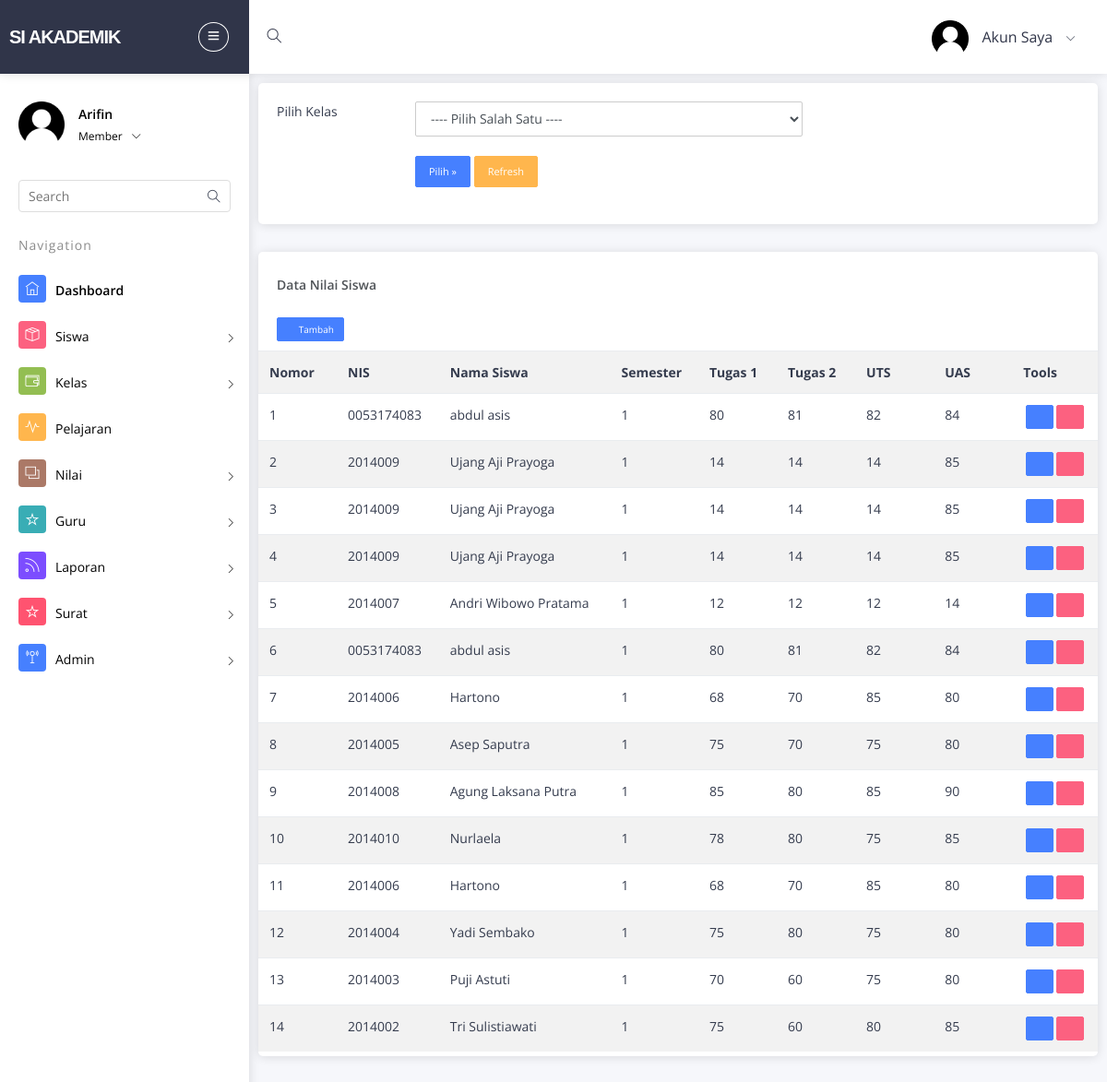
The page /admin/nilai (signed in) on the database its author committed.
### tables this page shows
CREATE TABLE `nilai` (
  `id` int(5) NOT NULL,
  `semester` int(2) NOT NULL,
  `kode_pelajaran` char(4) NOT NULL,
  `kode_guru` char(5) NOT NULL,
  `kode_kelas` char(4) NOT NULL,
  `kode_siswa` char(5) NOT NULL,
  `nilai_tugas1` int(4) NOT NULL,
  `nilai_tugas2` int(4) NOT NULL,
  `nilai_uts` int(4) NOT NULL,
  `nilai_uas` int(4) NOT NULL,
  `keterangan` varchar(100) NOT NULL
);

CREATE TABLE `siswa` (
  `kode_siswa` char(5) NOT NULL,
  `nis` varchar(20) NOT NULL,
  `nama_siswa` varchar(100) NOT NULL,
  `kelamin` varchar(20) NOT NULL,
  `agama` varchar(20) NOT NULL,
  `tempat_lahir` varchar(100) NOT NULL,
  `tanggal_lahir` date NOT NULL,
  `alamat` varchar(100) NOT NULL,
  `no_telepon` varchar(20) NOT NULL,
  `tahun_angkatan` char(4) NOT NULL,
  `status` enum('Aktif','Lulus','Keluar') NOT NULL,
  `username` varchar(30) NOT NULL,
  `password` varchar(50) NOT NULL,
  `gambar` varchar(500) NOT NULL
);

### admin/nilai.php (the view, shortened to what this page needs)
<?php
if (empty($_SESSION['username'])){
  header('location:../dashboard');
} else {
  ?>
  <!DOCTYPE html>
  <html lang="id">
  <head>
    <link rel="stylesheet" type="text/css" href="../assets/bower_components/bootstrap/css/bootstrap.min.css">
    <link rel="stylesheet" type="text/css" href="../assets/icon/font-awesome/css/font-awesome.min.css">
    <link rel="stylesheet" type="text/css" href="../assets/icon/themify-icons/themify-icons.css">
    <link rel="stylesheet" type="text/css" href="../assets/icon/icofont/css/icofont.min.css">
    <link rel="stylesheet" type="text/css" href="../assets/pages/menu-search/css/component.css">
    <link rel="stylesheet" type="text/css" href="../assets/bower_components/pnotify/css/pnotify.css">
    <link rel="stylesheet" type="text/css" href="../assets/bower_components/pnotify/css/pnotify.brighttheme.css">
    <link rel="stylesheet" type="text/css" href="../assets/bower_components/pnotify/css/pnotify.buttons.css">
    <link rel="stylesheet" type="text/css" href="../assets/bower_components/pnotify/css/pnotify.history.css">
    <link rel="stylesheet" type="text/css" href="../assets/bower_components/pnotify/css/pnotify.mobile.css">
    <link rel="stylesheet" type="text/css" href="../assets/pages/pnotify/notify.css">
    <link rel="stylesheet" type="text/css" href="../assets/css/style.css">
    <link rel="stylesheet" type="text/css" href="../assets/css/jquery.mCustomScrollbar.css">
    <link rel="stylesheet" type="text/css" href="../assets/css/custom.css">
  </head>
  <body>
    <div id="pcoded" class="pcoded">
      <div class="pcoded-container navbar-wrapper">
        <?php
        include 'menu2.php';
        ?>
<?php } ?>
<div class="pcoded-main-container">
  <div class="pcoded-wrapper">
    <?php
    include 'menu.php';
    ?>
    <?php
    $dataKelas    = isset($_POST['cmbKelas']) ? $_POST['cmbKelas'] : '';
    $dataPelajaran  = isset($_POST['cmbPelajaran']) ? $_POST['cmbPelajaran'] : '';
    $dataSemester = isset($_POST['cmbSemester']) ? $_POST['cmbSemester'] : '';
    $filterSQL  = "";
    if(isset($_POST['btnPilih1'])) {
      $filterSQL = " WHERE nilai.kode_kelas = '$dataKelas'";
    }
    elseif(isset($_POST['btnPilih2'])) {
      $filterSQL = " WHERE nilai.kode_kelas = '$dataKelas' AND nilai.kode_pelajaran = '$dataPelajaran'";
    }
    elseif(isset($_POST['btnPilih3'])) {
      $filterSQL = " WHERE nilai.kode_kelas = '$dataKelas' AND nilai.kode_pelajaran = '$dataPelajaran' AND nilai.semester = '$dataSemester'";
    }
    else {
      $filterSQL = "";
    }
    ?>
    <div class="pcoded-content">
      <div class="pcoded-inner-content">
        <div class="main-body">
          <form action='<?php $_SERVER['PHP_SELF']; ?>' target="_self" method="POST">
            <div class="card total-request-card">
              <div class="card-block">
                <div class="row" style="margin-bottom:20px">
                  <label class="col-sm-2 col-sm-2 control-label">Pilih Kelas</label>
                  <div class="col-xs-12 col-sm-6">
                    <select name="cmbKelas" id="cmbKelas"  class="form-control" required />
                    <option> ---- Pilih Salah Satu ---- </option>
                  </select><br />
                  <input name="btnPilih1" type="submit" class="btn btn-sm btn-primary" value="Pilih &raquo" />
                  <a href="nilai" class="btn btn-sm btn-warning"> Refresh </a>
                </div>
              </div>
            </div>
          </div>
        </form>
        <div class="card">
          <div class="card-header">
            <h5>Data Nilai Siswa</h5>
          </div>
          <div class="card-block table-border-style">
            <div class="button-panel" style="padding: 0px 20px 10px 20px;float:left">
              <a class="btn btn-primary btn-bordered btn-mini pull-right" href="input-nilai">
                <i class="icofont icofont-plus-circle"></i>Tambah</a>
              </div>
              <div class="table-responsive">
                <table class="table table-hover table-striped">
                <tr>
                  <th style="min-width:80px;white-space: inherit">Nomor </th>
                  <th style="min-width:80px;white-space: inherit">NIS </th>
                  <th style="min-width:80px;white-space: inherit">Nama Siswa </th>
                  <th style="min-width:80px;white-space: inherit">Semester </th>
                  <th style="min-width:80px;white-space: inherit">Tugas 1 </th>
                  <th style="min-width:80px;white-space: inherit">Tugas 2 </th>
                  <th style="min-width:80px;white-space: inherit">UTS </th>
                  <th style="min-width:80px;white-space: inherit">UAS </th>
                  <th style="min-width:80px;white-space: inherit">Tools </th>
                </tr>
                <?php
                $myQry = mysql_query("SELECT nilai.*, pelajaran.nama_pelajaran, siswa.nama_siswa, siswa.nis FROM nilai
                  LEFT JOIN pelajaran ON nilai.kode_pelajaran = pelajaran.kode_pelajaran
                  LEFT JOIN siswa ON nilai.kode_siswa = siswa.kode_siswa
                  $filterSQL ORDER BY semester, kode_pelajaran DESC");
                $nomor  = 0;
                while ($myData = mysql_fetch_array($myQry)) {
                  $nomor++;
                  $Kode = $myData['id'];
                  ?>
                  <tr>
                    <td style="min-width:80px;white-space: inherit"><?php echo $nomor; ?></td>
                    <td style="min-width:80px;white-space: inherit"><?php echo $myData['nis']; ?></td>
                    <td style="min-width:80px;white-space: inherit"><?php echo $myData['nama_siswa']; ?></td>
                    <td style="min-width:80px;white-space: inherit"><?php echo $myData['semester']; ?></td>
                  <td style="min-width:80px;white-space: inherit"><?php echo $myData['nilai_tugas1']; ?></td>
                  <td style="min-width:80px;white-space: inherit"><?php echo $myData['nilai_tugas2']; ?></td>
                    <td style="min-width:80px;white-space: inherit"><?php echo $myData['nilai_uts']; ?></td>
                    <td style="min-width:80px;white-space: inherit"><?php echo $myData['nilai_uas']; ?></td>
                    <td><center><a class="btn btn-mini btn-primary tooltips" data-placement="bottom" data-original-title="Edit Nilai" href="edit-nilai.php?hal=edit-admin&kd=<?php echo $Kode;?>"><span class="icofont-edit"></span></a>
                      <a class="btn btn-mini btn-danger tooltips" data-placement="bottom" data-original-title="Hapus Nilai" href="hapus-nilai.php?hal=hapus&kd=<?php echo $Kode;?>"><span class="icofont-trash"></a></center></td>
                      </tr>
                      <?php
                    }
                    ?>
                </table>
              </div>
            </div>
          </div>
        </div>
      </div>
    </div>
  </div>
</div>
</div>
</div>
</body>
</html>

### rows shown on the page
nilai: kode_siswa.nis "0053174083", kode_siswa.nama_siswa "abdul asis", semester "1", nilai_tugas1 "80", nilai_tugas2 "81", nilai_uts "82", nilai_uas "84"
nilai: kode_siswa.nis "2014009", kode_siswa.nama_siswa "Ujang Aji Prayoga", semester "1", nilai_tugas1 "14", nilai_tugas2 "14", nilai_uts "14", nilai_uas "85"
nilai: kode_siswa.nis "2014009", kode_siswa.nama_siswa "Ujang Aji Prayoga", semester "1", nilai_tugas1 "14", nilai_tugas2 "14", nilai_uts "14", nilai_uas "85"
nilai: kode_siswa.nis "2014009", kode_siswa.nama_siswa "Ujang Aji Prayoga", semester "1", nilai_tugas1 "14", nilai_tugas2 "14", nilai_uts "14", nilai_uas "85"
nilai: kode_siswa.nis "2014007", kode_siswa.nama_siswa "Andri Wibowo Pratama", semester "1", nilai_tugas1 "12", nilai_tugas2 "12", nilai_uts "12", nilai_uas "14"
nilai: kode_siswa.nis "0053174083", kode_siswa.nama_siswa "abdul asis", semester "1", nilai_tugas1 "80", nilai_tugas2 "81", nilai_uts "82", nilai_uas "84"
nilai: kode_siswa.nis "2014006", kode_siswa.nama_siswa "Hartono", semester "1", nilai_tugas1 "68", nilai_tugas2 "70", nilai_uts "85", nilai_uas "80"
nilai: kode_siswa.nis "2014005", kode_siswa.nama_siswa "Asep Saputra", semester "1", nilai_tugas1 "75", nilai_tugas2 "70", nilai_uts "75", nilai_uas "80"
nilai: kode_siswa.nis "2014008", kode_siswa.nama_siswa "Agung Laksana Putra", semester "1", nilai_tugas1 "85", nilai_tugas2 "80", nilai_uts "85", nilai_uas "90"
nilai: kode_siswa.nis "2014010", kode_siswa.nama_siswa "Nurlaela", semester "1", nilai_tugas1 "78", nilai_tugas2 "80", nilai_uts "75", nilai_uas "85"
nilai: kode_siswa.nis "2014006", kode_siswa.nama_siswa "Hartono", semester "1", nilai_tugas1 "68", nilai_tugas2 "70", nilai_uts "85", nilai_uas "80"
nilai: kode_siswa.nis "2014004", kode_siswa.nama_siswa "Yadi Sembako", semester "1", nilai_tugas1 "75", nilai_tugas2 "80", nilai_uts "75", nilai_uas "80"
nilai: kode_siswa.nis "2014003", kode_siswa.nama_siswa "Puji Astuti", semester "1", nilai_tugas1 "70", nilai_tugas2 "60", nilai_uts "75", nilai_uas "80"
nilai: kode_siswa.nis "2014002", kode_siswa.nama_siswa "Tri Sulistiawati", semester "1", nilai_tugas1 "75", nilai_tugas2 "60", nilai_uts "80", nilai_uas "85"

### other values the page prints
$_SESSION['fullname'] "Arifin"
